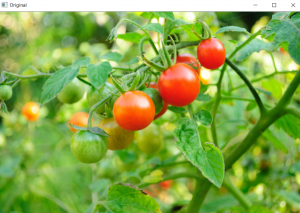
#> input picture task 5/image processing and enhancement/GRAYSCALING IMAGES/Screenshot-2741-300x213.png, 300 x 213 px, found by its file name
$ python METHOD4.py
#> lines starting #> are read from the running program, lines starting #| are printed output that depends on the picture
import cv2

img = cv2.imread(r"C:\Users\Lenovo L380 A&I\OneDrive\Desktop\open\GRAYSCALING IMAGES\Screenshot-2741-300x213.png")
#> img is the input picture: shape (213, 300, 3); mean B, G, R 74.3, 165.6, 134.1
rows, cols = img.shape[:2]
#> rows = 213; cols = 300

for i in range(rows):
    for j in range(cols):
        gray = (img[i, j, 0] + img[i, j, 1] + img[i, j, 2]) / 3
        img[i, j] = [gray, gray, gray]
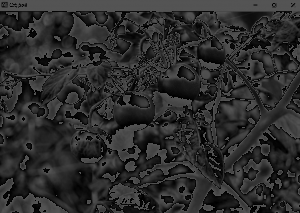
#> img: shape (213, 300, 3); min 0, max 85, mean 44.6

cv2.imshow('Grayscale Image (Average)', img)
cv2.waitKey(0)
cv2.destroyAllWindows()
